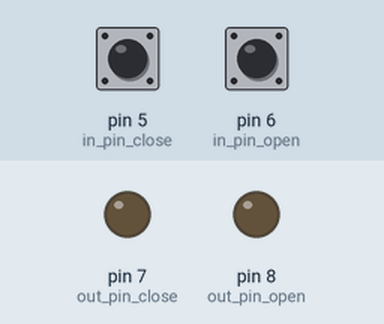
Simulated run of this sketch. Board: Arduino Uno, built with avr-gcc and run on an emulated ATmega328P. Parts: output pins drawn as LEDs (lit = HIGH). The inputs (shaded band) are chosen by the test bench; at power-on: pin 5 (in_pin_close) LOW, pin 6 (in_pin_open) LOW.

Above: at 1.2 s.
1.3 s: pin 5 (in_pin_close) pulsed HIGH 5 times (0.12 s each, 0.3 s apart)
At 2.26 s:
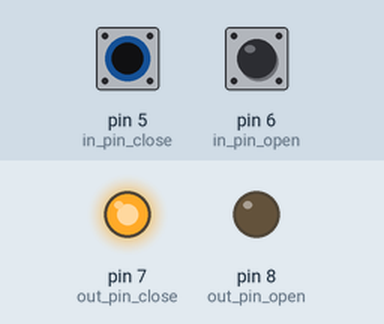
4.3 s: pin 6 (in_pin_open) pulsed HIGH 5 times (0.12 s each, 0.3 s apart)
At 5.26 s:
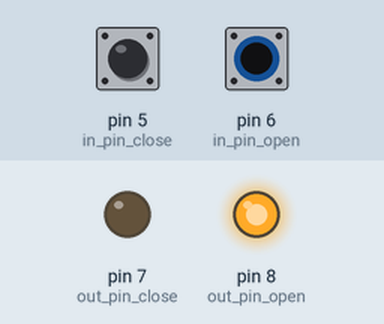
Timing chart, 0 to 7.3 s (numbered marks = the images above; inputs shaded):
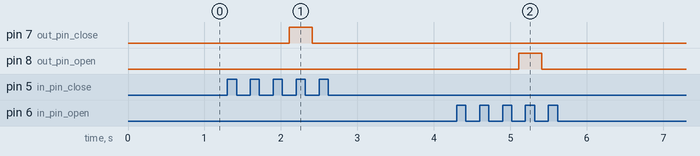

Measured:
- after the input at 1.3 s, pin 7 (out_pin_close): LOW → HIGH after 0.81 s, → LOW 0.30 s later
- after the input at 4.3 s, pin 8 (out_pin_open): LOW → HIGH after 0.81 s, → LOW 0.30 s later

The sketch:

Arduino_code.ino
```cpp
/*
Alexi's take on the OneTouch roof control unit.

Code to fully open or close a 986 Boxster's roof when the roof button is pressed three times in quick succession (within 800ms).
A single button press during operation will stop the roof (so you can still get the roof into service mode).

This contrasts with the ‘one touch’ approach, which is more convenient, but leaves a risk of accidentally closing the roof at high speed
if you’ve also taken the steps to bypass the handbrake/no speed requirements.
 */


int roof_open = 0;                  // current state of the button
int roof_close = 0;
int last_roof_open_state = 0;       // previous state of the button
int last_roof_close_state = 0;
int oneTouch_open_count = 1;
int oneTouch_close_count = 1;
int o_start_time;
int c_start_time;
int current_time;
bool oneTouch_open;
bool oneTouch_close;
int operating_period = 15000;      // time taken for the roof to fully open or close

int out_pin_open = 8;
int out_pin_close = 7;
int in_pin_open = 6;
int in_pin_close = 5;

void setup()
{
  // declare the output pins
  pinMode(out_pin_open, OUTPUT); //Open//
  pinMode(out_pin_close, OUTPUT); //Close//

  // declare the input pins
  pinMode(in_pin_open, INPUT); //Open//
  pinMode(in_pin_close, INPUT); //Close//
}

void loop()
{
  // Read the value of the switch
  roof_open = digitalRead(in_pin_open);
  roof_close = digitalRead(in_pin_close);
  current_time = millis();

  if (roof_open != last_roof_open_state)
  {
    Update_button_o();
  }
  else if (roof_close != last_roof_close_state)
  {
    Update_button_c();
  }

  if (oneTouch_open == true)
  {
    Run_OneTouch_open();
  }
  else if (oneTouch_close == true)
  {
    Run_OneTouch_close();
  }
  else
  {
    if (oneTouch_open_count > 1 || oneTouch_close_count > 1)
    {
      if ((current_time - o_start_time) > 800)
      {
        oneTouch_open_count = 1;
      }
      else if ((current_time - c_start_time) > 800)
      {
        oneTouch_close_count = 1;
      }
    }

    //Timer starts on first button press.
    if (oneTouch_open_count == 1)
    {
      o_start_time = millis();
    }

    if (oneTouch_close_count == 1)
    {
      c_start_time = millis();
    }

    //OneTouch operation
    if (oneTouch_open_count == 4)
    {
      if ((current_time - o_start_time) > 800)
      {
        oneTouch_close_count = 1;
        oneTouch_open_count = 1;
      }
      else
      {
        oneTouch_close_count = 1;
        oneTouch_open = true;
      }
    }
    else if (oneTouch_close_count == 4)
    {
      if ((current_time - c_start_time) > 800)
      {
        oneTouch_open_count = 1;
        oneTouch_close_count = 1;
      }
      else
      {
        oneTouch_open_count = 1;
        oneTouch_close = true;
      }
    }
  }

  //Save roof state to check for switch operation on next cycle
  last_roof_open_state = roof_open;
  last_roof_close_state = roof_close;
}

//FUNCTIONS//

void Update_button_o()
{
  delay (90);
  if (roof_open == LOW)
  {
    digitalWrite(out_pin_close, LOW);
    oneTouch_open_count++;
  }
  else
  {
    digitalWrite(out_pin_open, LOW);
  }
}

void Update_button_c()
{
  delay (90);
  if (roof_close == LOW)
  {
    digitalWrite(out_pin_open, LOW);
    oneTouch_close_count++;
  }
  else
  {
    digitalWrite(out_pin_close, LOW);
  }
}

void Run_OneTouch_open()
{
  if (current_time - o_start_time > operating_period || oneTouch_close_count > 1 || oneTouch_open_count == 5)
  {
    oneTouch_open_count = 1;
    oneTouch_close_count = 1;
    oneTouch_open = false;
    digitalWrite(out_pin_open, LOW);
  }
  else
  {
    digitalWrite(out_pin_open, HIGH);
  }
}

void Run_OneTouch_close()
{
  if (current_time - c_start_time > operating_period || oneTouch_open_count > 1 || oneTouch_close_count == 5)
  {
    oneTouch_open_count = 1;
    oneTouch_close_count = 1;
    oneTouch_close = false;
    digitalWrite(out_pin_close, LOW);
  }
  else
  {
    digitalWrite(out_pin_close, HIGH);
  }
}
```
